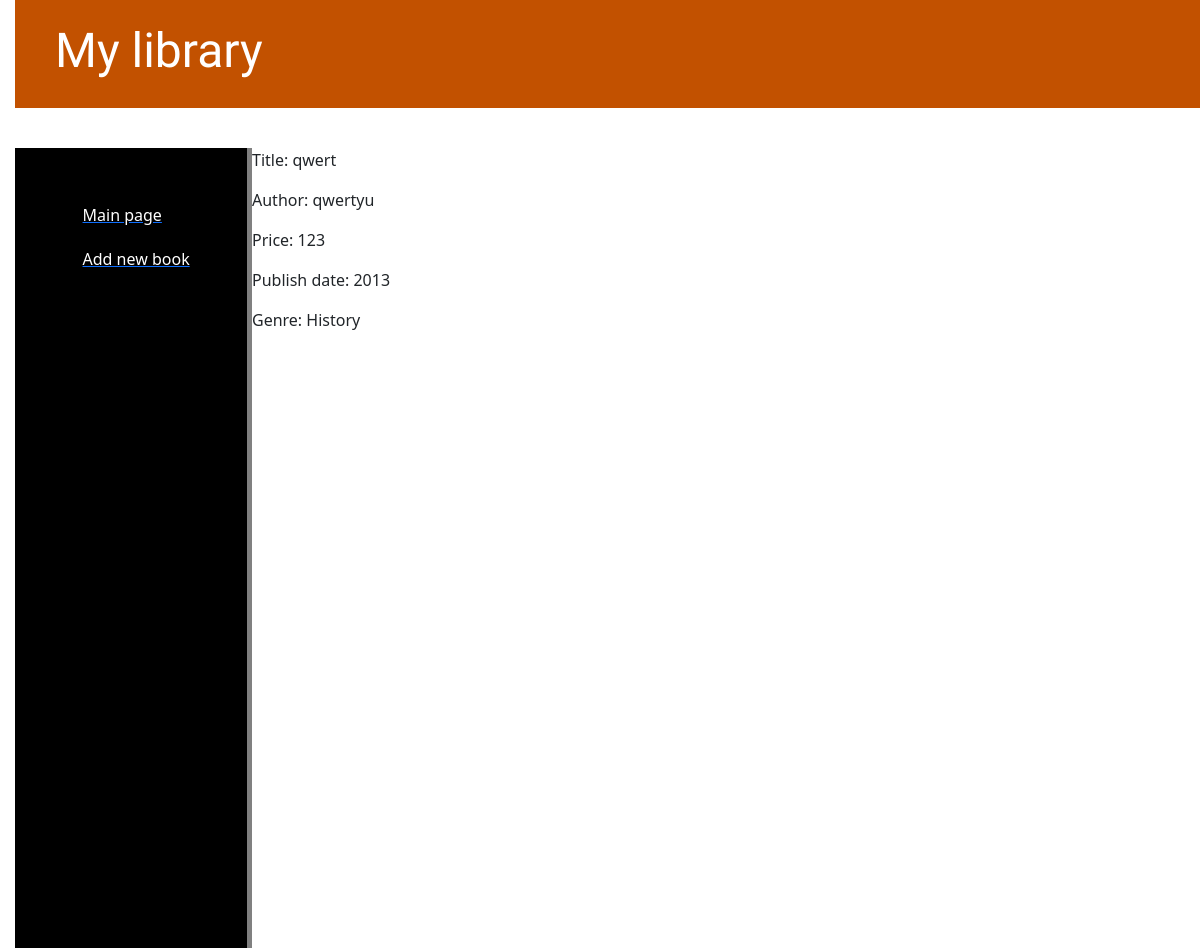
Page /post/5/ on the earlier database version.
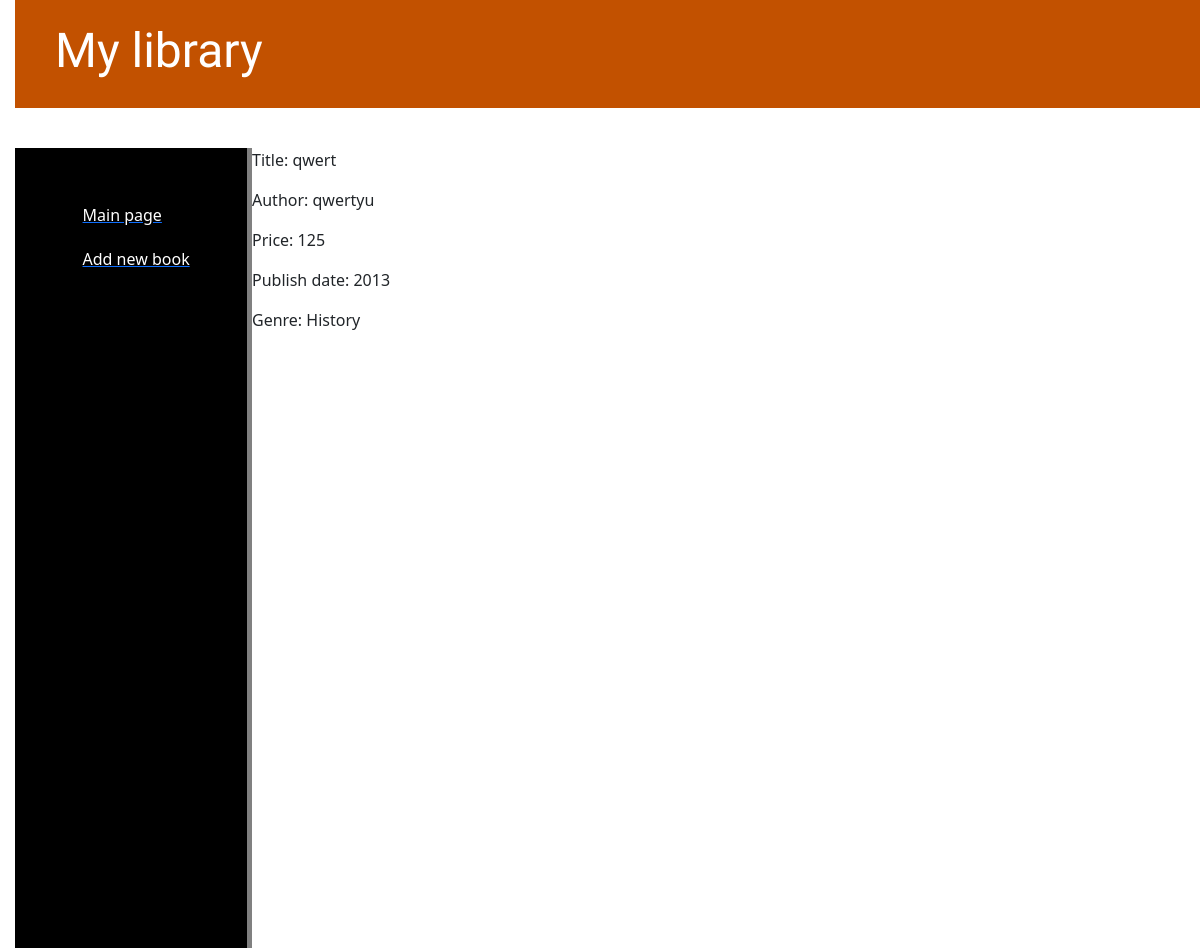
Same page on the later database version.
### books/models.py (models this page shows, shortened)
class Book(models.Model):
    title = models.CharField(max_length=255)
    author = models.CharField(max_length=255)
    price = models.IntegerField()
    publishing_date = models.IntegerField()
    genre = models.CharField(max_length=255)
    description = models.TextField()
    is_published_on_website = False

### books/views.py (the view)
# urls.py: path('post/<int:pk>/', views.show_post_by_id, name='show_post_by_id'),
def show_post_by_id(request, pk):
    book = get_object_or_404(Book, pk=pk)
    return render(request, 'books/show_book_info.html', {'book': book})

### books/templates/books/show_book_info.html
{% extends 'books/base.html' %}
{% block content %}
<p>Title: {{ book.title }}</p>
<p>Author: {{ book.author }}</p>
<p>Price: {{ book.price }}</p>
<p>Publish date: {{ book.publishing_date }}</p>
<p>Genre: {{ book.genre }}</p>
{% endblock %}

Differences in the rows shown:
changed Book "qwert": price "123" → "125"
